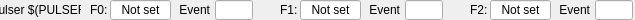
<?xml version="1.0" encoding="UTF-8"?>
<ui version="4.0">
 <class>Form</class>
 <widget class="QWidget" name="Form">
  <property name="geometry">
   <rect>
    <x>0</x>
    <y>0</y>
    <width>635</width>
    <height>20</height>
   </rect>
  </property>
  <property name="windowTitle">
   <string>Form</string>
  </property>
  <widget class="caLabel" name="calabel_2">
   <property name="geometry">
    <rect>
     <x>0</x>
     <y>0</y>
     <width>81</width>
     <height>20</height>
    </rect>
   </property>
   <property name="text">
    <string>Pulser $(PULSER)</string>
   </property>
   <property name="alignment">
    <set>Qt::AlignCenter</set>
   </property>
  </widget>
  <widget class="caTextEntry" name="catextentry_2">
   <property name="geometry">
    <rect>
     <x>215</x>
     <y>0</y>
     <width>38</width>
     <height>20</height>
    </rect>
   </property>
   <property name="channel" stdset="0">
    <string notr="true">$(EVR):DlyGen-$(PULSER)-Evt-Trig0-SP</string>
   </property>
  </widget>
  <widget class="caLineEdit" name="calineedit">
   <property name="geometry">
    <rect>
     <x>110</x>
     <y>0</y>
     <width>61</width>
     <height>20</height>
    </rect>
   </property>
   <property name="layoutDirection">
    <enum>Qt::RightToLeft</enum>
   </property>
   <property name="channel" stdset="0">
    <string notr="true">$(EVR):DlyGen-$(PULSER)-Evt-Trig0-SP.OUT</string>
   </property>
  </widget>
  <widget class="QLabel" name="label_11">
   <property name="geometry">
    <rect>
     <x>170</x>
     <y>0</y>
     <width>40</width>
     <height>20</height>
    </rect>
   </property>
   <property name="text">
    <string>Event</string>
   </property>
   <property name="alignment">
    <set>Qt::AlignRight|Qt::AlignTrailing|Qt::AlignVCenter</set>
   </property>
  </widget>
  <widget class="QLabel" name="label_14">
   <property name="geometry">
    <rect>
     <x>90</x>
     <y>0</y>
     <width>21</width>
     <height>20</height>
    </rect>
   </property>
   <property name="text">
    <string>F0:</string>
   </property>
   <property name="alignment">
    <set>Qt::AlignLeading|Qt::AlignLeft|Qt::AlignVCenter</set>
   </property>
  </widget>
  <widget class="QLabel" name="label_15">
   <property name="geometry">
    <rect>
     <x>280</x>
     <y>0</y>
     <width>21</width>
     <height>20</height>
    </rect>
   </property>
   <property name="text">
    <string>F1:</string>
   </property>
   <property name="alignment">
    <set>Qt::AlignLeading|Qt::AlignLeft|Qt::AlignVCenter</set>
   </property>
  </widget>
  <widget class="caTextEntry" name="catextentry_3">
   <property name="geometry">
    <rect>
     <x>405</x>
     <y>0</y>
     <width>38</width>
     <height>20</height>
    </rect>
   </property>
   <property name="channel" stdset="0">
    <string notr="true">$(EVR):DlyGen-$(PULSER)-Evt-Trig1-SP</string>
   </property>
  </widget>
  <widget class="caLineEdit" name="calineedit_2">
   <property name="geometry">
    <rect>
     <x>300</x>
     <y>0</y>
     <width>61</width>
     <height>20</height>
    </rect>
   </property>
   <property name="layoutDirection">
    <enum>Qt::RightToLeft</enum>
   </property>
   <property name="channel" stdset="0">
    <string notr="true">$(EVR):DlyGen-$(PULSER)-Evt-Trig1-SP.OUT</string>
   </property>
  </widget>
  <widget class="QLabel" name="label_12">
   <property name="geometry">
    <rect>
     <x>360</x>
     <y>0</y>
     <width>40</width>
     <height>20</height>
    </rect>
   </property>
   <property name="text">
    <string>Event</string>
   </property>
   <property name="alignment">
    <set>Qt::AlignRight|Qt::AlignTrailing|Qt::AlignVCenter</set>
   </property>
  </widget>
  <widget class="QLabel" name="label_16">
   <property name="geometry">
    <rect>
     <x>470</x>
     <y>0</y>
     <width>21</width>
     <height>20</height>
    </rect>
   </property>
   <property name="text">
    <string>F2:</string>
   </property>
   <property name="alignment">
    <set>Qt::AlignLeading|Qt::AlignLeft|Qt::AlignVCenter</set>
   </property>
  </widget>
  <widget class="caTextEntry" name="catextentry_4">
   <property name="geometry">
    <rect>
     <x>595</x>
     <y>0</y>
     <width>38</width>
     <height>20</height>
    </rect>
   </property>
   <property name="channel" stdset="0">
    <string notr="true">$(EVR):DlyGen-$(PULSER)-Evt-Trig2-SP</string>
   </property>
  </widget>
  <widget class="caLineEdit" name="calineedit_3">
   <property name="geometry">
    <rect>
     <x>490</x>
     <y>0</y>
     <width>61</width>
     <height>20</height>
    </rect>
   </property>
   <property name="layoutDirection">
    <enum>Qt::RightToLeft</enum>
   </property>
   <property name="channel" stdset="0">
    <string notr="true">$(EVR):DlyGen-$(PULSER)-Evt-Trig2-SP.OUT</string>
   </property>
  </widget>
  <widget class="QLabel" name="label_13">
   <property name="geometry">
    <rect>
     <x>550</x>
     <y>0</y>
     <width>40</width>
     <height>20</height>
    </rect>
   </property>
   <property name="text">
    <string>Event</string>
   </property>
   <property name="alignment">
    <set>Qt::AlignRight|Qt::AlignTrailing|Qt::AlignVCenter</set>
   </property>
  </widget>
  <widget class="caLabel" name="calabel_5">
   <property name="geometry">
    <rect>
     <x>110</x>
     <y>0</y>
     <width>61</width>
     <height>20</height>
    </rect>
   </property>
   <property name="text">
    <string>Not set</string>
   </property>
   <property name="alignment">
    <set>Qt::AlignCenter</set>
   </property>
   <property name="visibility">
    <enum>caLabel::IfZero</enum>
   </property>
   <property name="channel" stdset="0">
    <string notr="true">$(EVR):DlyGen-$(PULSER)-Evt-Trig0-SP</string>
   </property>
  </widget>
  <widget class="caLabel" name="calabel_6">
   <property name="geometry">
    <rect>
     <x>300</x>
     <y>0</y>
     <width>61</width>
     <height>20</height>
    </rect>
   </property>
   <property name="text">
    <string>Not set</string>
   </property>
   <property name="alignment">
    <set>Qt::AlignCenter</set>
   </property>
   <property name="visibility">
    <enum>caLabel::IfZero</enum>
   </property>
   <property name="channel" stdset="0">
    <string notr="true">$(EVR):DlyGen-$(PULSER)-Evt-Trig1-SP</string>
   </property>
  </widget>
  <widget class="caLabel" name="calabel_7">
   <property name="geometry">
    <rect>
     <x>490</x>
     <y>0</y>
     <width>61</width>
     <height>20</height>
    </rect>
   </property>
   <property name="text">
    <string>Not set</string>
   </property>
   <property name="alignment">
    <set>Qt::AlignCenter</set>
   </property>
   <property name="visibility">
    <enum>caLabel::IfZero</enum>
   </property>
   <property name="channel" stdset="0">
    <string notr="true">$(EVR):DlyGen-$(PULSER)-Evt-Trig2-SP</string>
   </property>
  </widget>
 </widget>
 <customwidgets>
  <customwidget>
   <class>caTextEntry</class>
   <extends>caLineEdit</extends>
   <header>caTextEntry</header>
  </customwidget>
  <customwidget>
   <class>caLabel</class>
   <extends>QLabel</extends>
   <header>caLabel</header>
  </customwidget>
  <customwidget>
   <class>caLineEdit</class>
   <extends>QLineEdit</extends>
   <header>caLineEdit</header>
  </customwidget>
 </customwidgets>
 <resources/>
 <connections/>
</ui>
